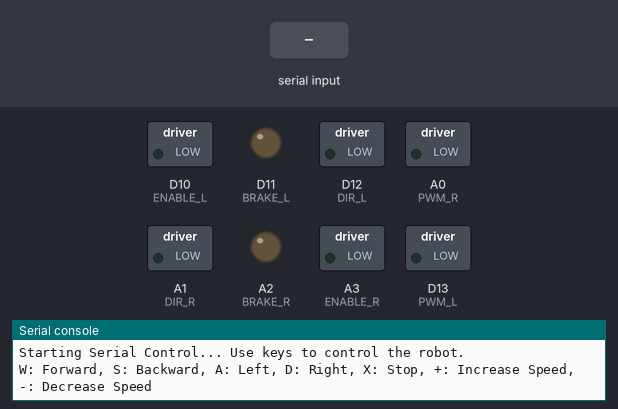
The program below on a simulated CircuitPython board. Parts: switched loads named in the program (green lamp = pin HIGH), output pins drawn as LEDs (lit = HIGH), the last lines printed to the serial console. The inputs (shaded band) are chosen by the test bench.

Above: at 1.2 s.
1.3 s: "W" typed at the serial console
At 3.2 s:
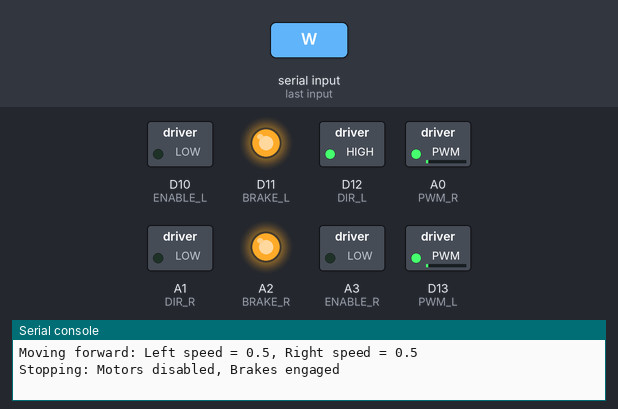
4.3 s: "S" typed at the serial console
At 6.7 s:
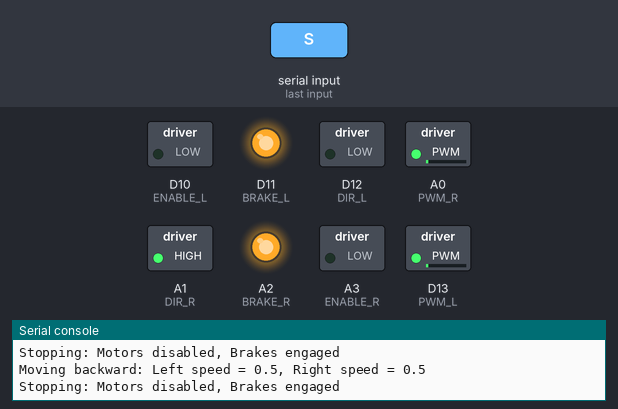
7.3 s: "A" typed at the serial console
At 7.82 s:
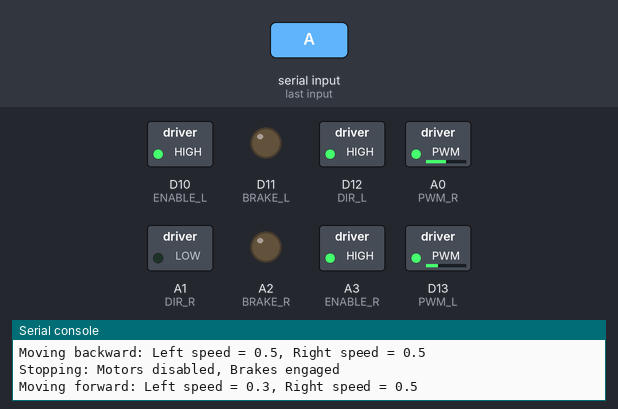
10.3 s: "D" typed at the serial console
At 11.3 s:
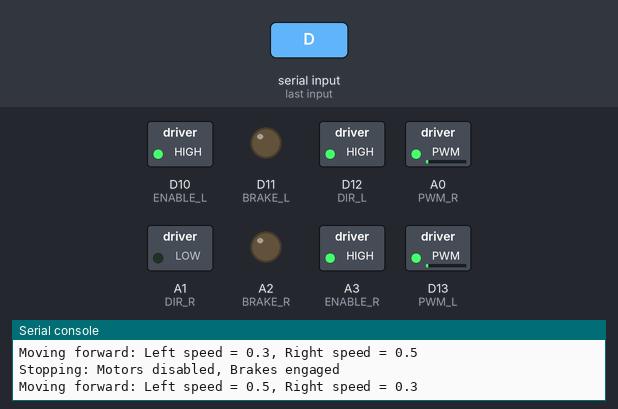
13.3 s: "X" typed at the serial console
At 14.7 s:
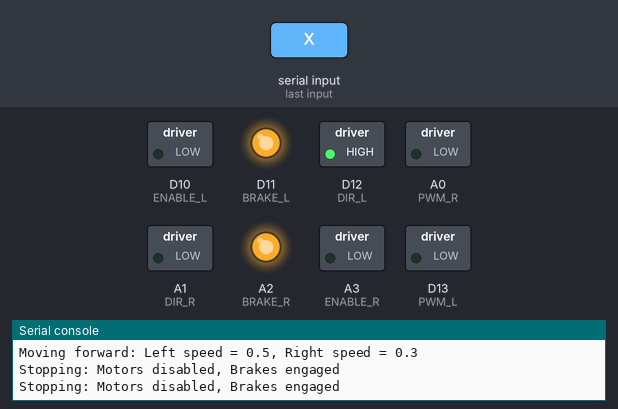
Timing chart, 0 to 16.1 s (numbered marks = the images above; inputs shaded):
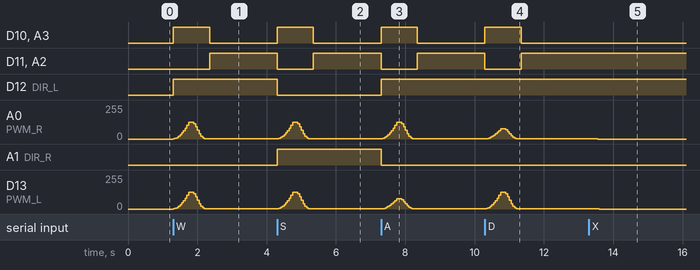

The program:

diffsteergpt-wonky.py
```python
import board
import digitalio
import pwmio
import time
import sys

# === Configuration ===
SPEED_LEVELS = [0.1, 0.3, 0.5, 0.7, 1.0]  # Define different speed levels
speed_index = 2  # Default speed level (middle of the list)
THROTTLE_SENSITIVITY = 0.1  # Adjusted for lower speed control
PWM_FREQUENCY = 1000  # PWM frequency in Hz
MOVE_DURATION = 0.05  # Duration to run the motors on each key press (in seconds)

# === Pin Assignments ===
DIR_L_PIN = board.D12  # Direction control for left motor
BRAKE_L_PIN = board.D11  # Brake control for left motor
ENABLE_L_PIN = board.D10  # Enable control for left motor
PWM_L_PIN = board.D13  # PWM control for left motor speed

DIR_R_PIN = board.A1  # Direction control for right motor
BRAKE_R_PIN = board.A2  # Brake control for right motor
ENABLE_R_PIN = board.A3  # Enable control for right motor
PWM_R_PIN = board.A0  # PWM control for right motor speed

# === Define Motor Control Pins ===
DIR_L = digitalio.DigitalInOut(DIR_L_PIN)
BRAKE_L = digitalio.DigitalInOut(BRAKE_L_PIN)
ENABLE_L = digitalio.DigitalInOut(ENABLE_L_PIN)
PWM_L = pwmio.PWMOut(PWM_L_PIN, frequency=PWM_FREQUENCY, duty_cycle=0)

DIR_R = digitalio.DigitalInOut(DIR_R_PIN)
BRAKE_R = digitalio.DigitalInOut(BRAKE_R_PIN)
ENABLE_R = digitalio.DigitalInOut(ENABLE_R_PIN)
PWM_R = pwmio.PWMOut(PWM_R_PIN, frequency=PWM_FREQUENCY, duty_cycle=0)

# Configure pins as outputs
for pin in [DIR_L, BRAKE_L, ENABLE_L, DIR_R, BRAKE_R, ENABLE_R]:
    pin.direction = digitalio.Direction.OUTPUT

# === Motor Control Functions ===

# Direction Inversion Flags
dir_L_inverted = False
dir_R_inverted = True

def toggle_dir_L():
    """ Toggles the direction logic for the left motor """
    global dir_L_inverted
    dir_L_inverted = not dir_L_inverted
    print(f"Left Motor Direction Inverted: {dir_L_inverted}")

def toggle_dir_R():
    """ Toggles the direction logic for the right motor """
    global dir_R_inverted
    dir_R_inverted = not dir_R_inverted
    print(f"Right Motor Direction Inverted: {dir_R_inverted}")

def set_speed(left_speed: float, right_speed: float, ramp_time=0.5):
    """ Gradually ramps the motor speed up or down to avoid abrupt movements """
    current_left = PWM_L.duty_cycle / 65535
    current_right = PWM_R.duty_cycle / 65535
    steps = 10  # Number of steps in the ramp
    delay = ramp_time / steps

    for i in range(1, steps + 1):
        # Use a quadratic easing function for smooth acceleration
        easing_factor = (i / steps) ** 2
        PWM_L.duty_cycle = int(((current_left + (left_speed - current_left) * easing_factor) * 65535))
        PWM_R.duty_cycle = int(((current_right + (right_speed - current_right) * easing_factor) * 65535))
        time.sleep(delay)

def move(left_speed=1.0, right_speed=1.0, forward=True):
    """ Moves the robot at given speed and direction for a fixed duration. """
    ENABLE_L.value = 1  # Enable motors
    ENABLE_R.value = 1
    DIR_L.value = 1 if forward else 0
    DIR_R.value = 0 if forward else 1
    BRAKE_L.value = 0
    BRAKE_R.value = 0
    print(f"Moving {'forward' if forward else 'backward'}: Left speed = {left_speed}, Right speed = {right_speed}")
    set_speed(left_speed, right_speed)
    time.sleep(MOVE_DURATION)
    stop()

def stop():
    """ Gradually stops the motors instead of abrupt braking """
    for i in range(10, 0, -1):  # Gradual deceleration
        PWM_L.duty_cycle = int(PWM_L.duty_cycle * (i / 10))
        PWM_R.duty_cycle = int(PWM_R.duty_cycle * (i / 10))
        time.sleep(0.05)  # Short delay for smoother stopping
    ENABLE_L.value = 0  # Disable motors
    ENABLE_R.value = 0  # Disable motors
    BRAKE_L.value = 1  # Engage brakes
    BRAKE_R.value = 1  # Engage brakes
    print("Stopping: Motors disabled, Brakes engaged")
    time.sleep(0.1)  # Ensure braking takes effect

def turn_left():
    """ Turn left using differential drive """
    move(left_speed=0.3, right_speed=0.5, forward=True)

def turn_right():
    """ Turn right using differential drive """
    move(left_speed=0.5, right_speed=0.3, forward=True)

# === Serial Control ===
print("Starting Serial Control... Use keys to control the robot.")
print("W: Forward, S: Backward, A: Left, D: Right, X: Stop, +: Increase Speed, -: Decrease Speed")

def increase_speed():
    global speed_index
    if speed_index < len(SPEED_LEVELS) - 1:
        speed_index += 1
    print(f"Speed increased: {SPEED_LEVELS[speed_index]}")

def decrease_speed():
    global speed_index
    if speed_index > 0:
        speed_index -= 1
    print(f"Speed decreased: {SPEED_LEVELS[speed_index]}")

while True:
    command = sys.stdin.read(1).strip().upper()
    if command == "W":
        move(SPEED_LEVELS[speed_index], SPEED_LEVELS[speed_index], forward=True)
    elif command == "S":
        move(SPEED_LEVELS[speed_index], SPEED_LEVELS[speed_index], forward=False)
    elif command == "A":
        turn_left()
    elif command == "D":
        turn_right()
    elif command == "X":
        stop()
    elif command == "+":
        increase_speed()
    elif command == "-":
        decrease_speed()
    else:
        print("Invalid command. Use W, S, A, D, X, +, or -.")
```

Measured:
- after the input at 1.3 s, D10 (ENABLE_L), A3 (ENABLE_R): LOW → HIGH at once, → LOW 1.1 s later; D11 (BRAKE_L), A2 (BRAKE_R): LOW → HIGH after 1.1 s; D12 (DIR_L): LOW → HIGH at once; A0 (PWM_R), D13 (PWM_L): rises from 0/255 to 127/255 in 0.45 s, then falls to 1/255 in 0.50 s
- after the input at 4.3 s, D10 (ENABLE_L), A3 (ENABLE_R): LOW → HIGH at once, → LOW 1.1 s later; D11 (BRAKE_L), A2 (BRAKE_R): HIGH → LOW at once, → HIGH 1.1 s later; D12 (DIR_L): HIGH → LOW at once; A0 (PWM_R), D13 (PWM_L): rises from 1/255 to 127/255 in 0.40 s, then falls to 1/255 in 0.50 s; A1 (DIR_R): LOW → HIGH at once
- after the input at 7.3 s, D10 (ENABLE_L), A3 (ENABLE_R): LOW → HIGH at once, → LOW 1.1 s later; D11 (BRAKE_L), A2 (BRAKE_R): HIGH → LOW at once, → HIGH 1.1 s later; D12 (DIR_L): LOW → HIGH at once; A0 (PWM_R): rises from 1/255 to 127/255 in 0.40 s, then falls to 1/255 in 0.50 s; A1 (DIR_R): HIGH → LOW at once
- after the input at 10.3 s, D10 (ENABLE_L), A3 (ENABLE_R): LOW → HIGH at once, → LOW 1.1 s later; D11 (BRAKE_L), A2 (BRAKE_R): HIGH → LOW at once, → HIGH 1.1 s later; A0 (PWM_R): rises from 1/255 to 76/255 in 0.40 s, then falls to 1/255 in 0.45 s; D13 (PWM_L): rises from 1/255 to 127/255 in 0.40 s, then falls to 1/255 in 0.50 s
- after the input at 13.3 s, A0 (PWM_R): 1/255 → 0/255 after 0.25 s; D13 (PWM_L): 1/255 → 0/255 after 0.30 s
